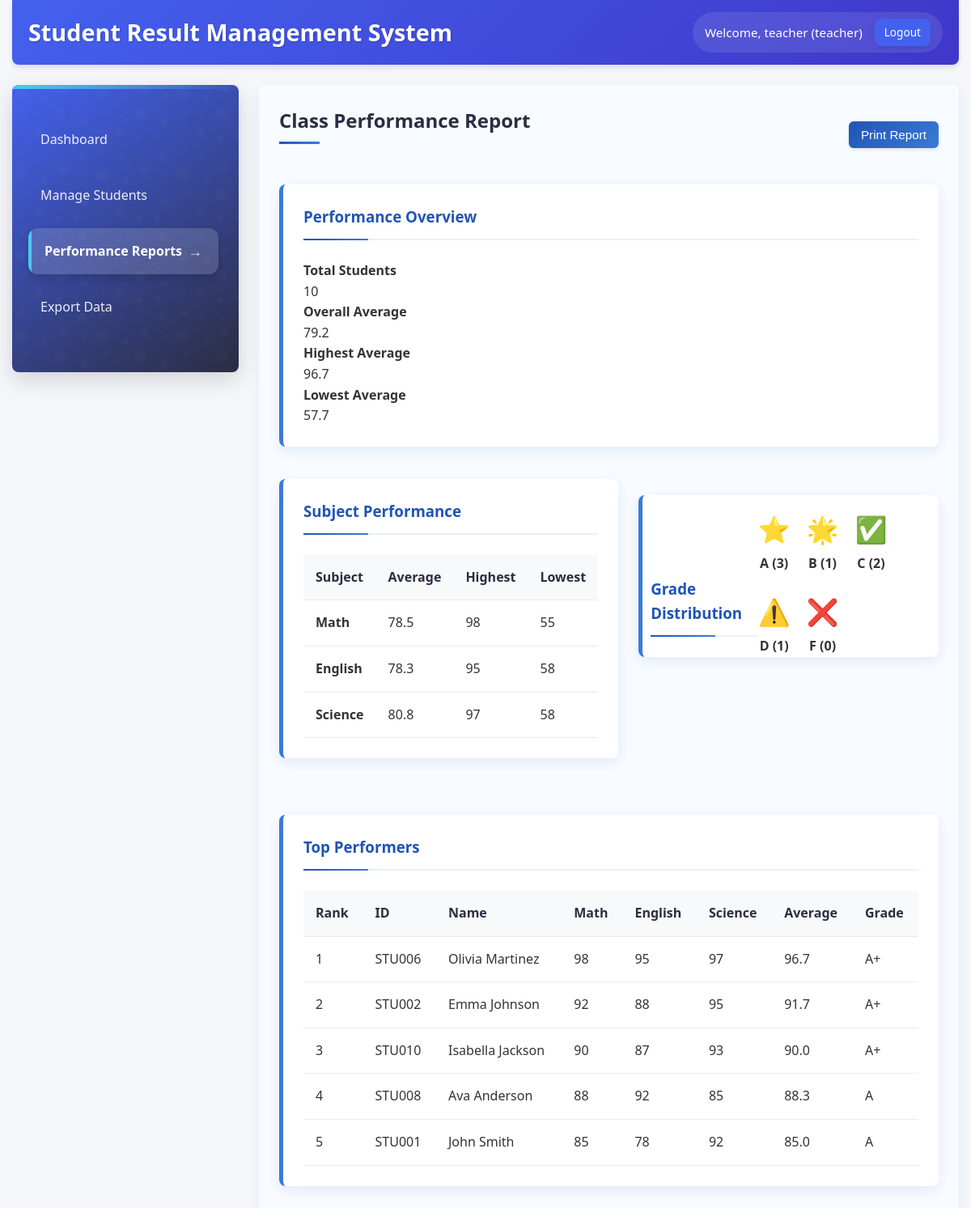
Screenshot of /reports.php (signed in) with the database file from the repository.
### tables this page shows
CREATE TABLE students (
    id INT AUTO_INCREMENT PRIMARY KEY,
    student_id VARCHAR(20) NOT NULL UNIQUE,
    name VARCHAR(100) NOT NULL,
    math INT NOT NULL,
    english INT NOT NULL,
    science INT NOT NULL,
    total INT NOT NULL,
    average DECIMAL(5,2) NOT NULL,
    grade VARCHAR(2) NOT NULL,
    created_by INT,
    created_at TIMESTAMP DEFAULT CURRENT_TIMESTAMP,
    updated_at TIMESTAMP DEFAULT CURRENT_TIMESTAMP ON UPDATE CURRENT_TIMESTAMP,
    FOREIGN KEY (created_by) REFERENCES users(id) ON DELETE SET NULL
);

### reports.php (the view, shortened to what this page needs)
<?php
require_once 'config.php';
$stats = array();
$query = "SELECT COUNT(*) as total FROM students";
$result = $conn->query($query);
$stats['total_students'] = ($result && $row = $result->fetch_assoc()) ? $row['total'] : 0;
$query = "SELECT
    AVG(math) as avg_math,
    AVG(english) as avg_english,
    AVG(science) as avg_science,
    AVG(average) as overall_avg
    FROM students";
$result = $conn->query($query);
if ($result && $row = $result->fetch_assoc()) {
    $stats['avg_math'] = round($row['avg_math'], 1);
    $stats['avg_english'] = round($row['avg_english'], 1);
    $stats['avg_science'] = round($row['avg_science'], 1);
    $stats['overall_avg'] = round($row['overall_avg'], 1);
}
$query = "SELECT
    MAX(math) as max_math, MIN(math) as min_math,
    MAX(english) as max_english, MIN(english) as min_english,
    MAX(science) as max_science, MIN(science) as min_science,
    MAX(average) as max_avg, MIN(average) as min_avg
    FROM students";
$result = $conn->query($query);
if ($result && $row = $result->fetch_assoc()) {
    $stats['max_math'] = $row['max_math'];
    $stats['min_math'] = $row['min_math'];
    $stats['max_english'] = $row['max_english'];
    $stats['min_english'] = $row['min_english'];
    $stats['max_science'] = $row['max_science'];
    $stats['min_science'] = $row['min_science'];
    $stats['max_avg'] = round($row['max_avg'], 1);
    $stats['min_avg'] = round($row['min_avg'], 1);
}
$query = "SELECT grade, COUNT(*) as count FROM students GROUP BY grade ORDER BY grade";
$result = $conn->query($query);
$grade_distribution = array();
if ($result) {
    while ($row = $result->fetch_assoc()) {
        $grade_distribution[$row['grade']] = $row['count'];
    }
}
$query = "SELECT * FROM students ORDER BY average DESC LIMIT 5";
$result = $conn->query($query);
$top_performers = array();
if ($result) {
    while ($row = $result->fetch_assoc()) {
        $top_performers[] = $row;
    }
}
?>
<!DOCTYPE html>
<html lang="en">
<head>
    <link rel="stylesheet" href="styles.css">
</head>
<body>
    <div class="container">
        <div class="header">
            <h1>Student Result Management System</h1>
            <div class="user-info">
                Welcome, <?php echo htmlspecialchars($_SESSION['username']); ?> (<?php echo htmlspecialchars($_SESSION['role']); ?>)
                <a href="logout.php" class="btn btn-sm">Logout</a>
            </div>
        </div>
        <div class="dashboard">
            <div class="sidebar">
                <ul class="menu">
                    <li><a href="dashboard.php">Dashboard</a></li>
                    <li><a href="manage_students.php">Manage Students</a></li>
                    <li><a href="reports.php" class="active">Performance Reports</a></li>
                    <li><a href="export.php">Export Data</a></li>
                </ul>
            </div>
            <div class="main-content">
                <div class="report-header">
                    <h2>Class Performance Report</h2>
                    <div class="report-actions">
                        <button class="btn" onclick="window.print()">Print Report</button>
                    </div>
                </div>
                <div class="report-section overview-section">
                    <h3>Performance Overview</h3>
                    <div class="stats-grid">
                        <div class="stat-box">
                            <h4>Total Students</h4>
                            <div class="stat-value"><?php echo $stats['total_students']; ?></div>
                        </div>
                        <div class="stat-box">
                            <h4>Overall Average</h4>
                            <div class="stat-value"><?php echo $stats['overall_avg']; ?></div>
                        </div>
                        <div class="stat-box">
                            <h4>Highest Average</h4>
                            <div class="stat-value"><?php echo $stats['max_avg']; ?></div>
                        </div>
                        <div class="stat-box">
                            <h4>Lowest Average</h4>
                            <div class="stat-value"><?php echo $stats['min_avg']; ?></div>
                        </div>
                    </div>
                </div>
                <div class="report-grid">
                    <div class="report-section subject-performance">
                        <h3>Subject Performance</h3>
                        <table class="data-table">
                            <thead>
                                <tr>
                                    <th>Subject</th>
                                    <th>Average</th>
                                    <th>Highest</th>
                                    <th>Lowest</th>
                                </tr>
                            </thead>
                            <tbody>
                                <tr>
                                    <td><strong>Math</strong></td>
                                    <td><?php echo $stats['avg_math']; ?></td>
                                    <td><?php echo $stats['max_math']; ?></td>
                                    <td><?php echo $stats['min_math']; ?></td>
                                </tr>
                                <tr>
                                    <td><strong>English</strong></td>
                                    <td><?php echo $stats['avg_english']; ?></td>
                                    <td><?php echo $stats['max_english']; ?></td>
                                    <td><?php echo $stats['min_english']; ?></td>
                                </tr>
                                <tr>
                                    <td><strong>Science</strong></td>
                                    <td><?php echo $stats['avg_science']; ?></td>
                                    <td><?php echo $stats['max_science']; ?></td>
                                    <td><?php echo $stats['min_science']; ?></td>
                                </tr>
                            </tbody>
                        </table>
                    </div>
                  <div class="report-section grade-chart">
    <h3>Grade Distribution</h3>
    <div class="grade-distribution-icons" style="display:flex; gap:20px; flex-wrap:wrap;">
        <?php
        $gradeIcons = [
            'A' => '⭐',
            'B' => '🌟',
            'C' => '✅',
            'D' => '⚠️',
            'F' => '❌'
        ];
        foreach (['A','B','C','D','F'] as $grade):
            $count = isset($grade_distribution[$grade]) ? $grade_distribution[$grade] : 0;
        ?>
            <div class="grade-icon-container" style="text-align:center;">
                <div class="grade-icon" style="font-size:32px;"><?php echo $gradeIcons[$grade]; ?></div>
                <div class="grade-label" style="margin-top:5px; font-weight:bold;">
                    <?php echo $grade; ?> (<?php echo $count; ?>)
                </div>
            </div>
        <?php endforeach; ?>
    </div>
</div>
                </div>
                <div class="report-section top-performers">
                    <h3>Top Performers</h3>
                    <table class="data-table">
                        <thead>
                            <tr>
                                <th>Rank</th>
                                <th>ID</th>
                                <th>Name</th>
                                <th>Math</th>
                                <th>English</th>
                                <th>Science</th>
                                <th>Average</th>
                                <th>Grade</th>
                            </tr>
                        </thead>
                        <tbody>
                            <?php if (count($top_performers) > 0): ?>
                                <?php foreach ($top_performers as $index => $student): ?>
                                    <tr>
                                        <td><?php echo $index + 1; ?></td>
                                        <td><?php echo htmlspecialchars($student['student_id']); ?></td>
                                        <td><?php echo htmlspecialchars($student['name']); ?></td>
                                        <td><?php echo $student['math']; ?></td>
                                        <td><?php echo $student['english']; ?></td>
                                        <td><?php echo $student['science']; ?></td>
                                        <td><?php echo number_format($student['average'], 1); ?></td>
                                        <td><?php echo $student['grade']; ?></td>
                                    </tr>
                                <?php endforeach; ?>
                            <?php else: ?>
                                <tr>
                                    <td colspan="8" class="text-center">No records found</td>
                                </tr>
                            <?php endif; ?>
                        </tbody>
                    </table>
                </div>
            </div>
        </div>
    </div>
</body>
</html>

### reports.php (style rules this page uses)
.grade-label { margin-top: 5px; font-weight: bold; text-align: center; }

### rows the page displays
students: created_by "1", id "2", student "STU002", name "Emma Johnson", math "92", english "88", science "95", average "91.7", grade "A+"
students: student "STU006", name "Olivia Martinez", math "98", english "95", science "97", average "96.7", grade "A+"
students: student "STU010", name "Isabella Jackson", math "90", english "87", science "93", average "90.0", grade "A+"
students: student "STU008", name "Ava Anderson", math "88", english "92", science "85", average "88.3", grade "A"
students: student "STU001", name "John Smith", math "85", english "78", science "92", average "85.0", grade "A"

### other values shown
$_SESSION['username'] "teacher"
$_SESSION['role'] "teacher"
$stats['total_students'] "10"
$stats['overall_avg'] "79.2"
$stats['max_avg'] "96.7"
$stats['min_avg'] "57.7"
$stats['avg_math'] "78.5"
$stats['max_math'] "98"
$stats['min_math'] "55"
$stats['avg_english'] "78.3"
$stats['max_english'] "95"
$stats['min_english'] "58"
$stats['avg_science'] "80.8"
$stats['max_science'] "97"
$stats['min_science'] "58"
